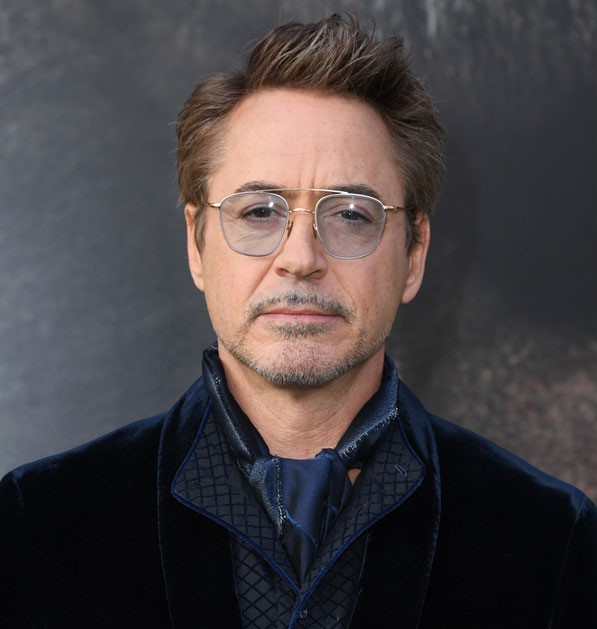
#> input picture img1.jpg, 597 x 629 px
$ jupyter execute 'task 4.2.ipynb'
#> lines starting #> are read from the running program, lines starting #| are printed output that depends on the picture
[cell 1]
import cv2

[cell 2]
photo1=cv2.imread("img1.jpg")
#> photo1 is the input picture: shape (629, 597, 3); mean B, G, R 67.1, 65, 71.2
photo2=cv2.imread("img2.jpg")
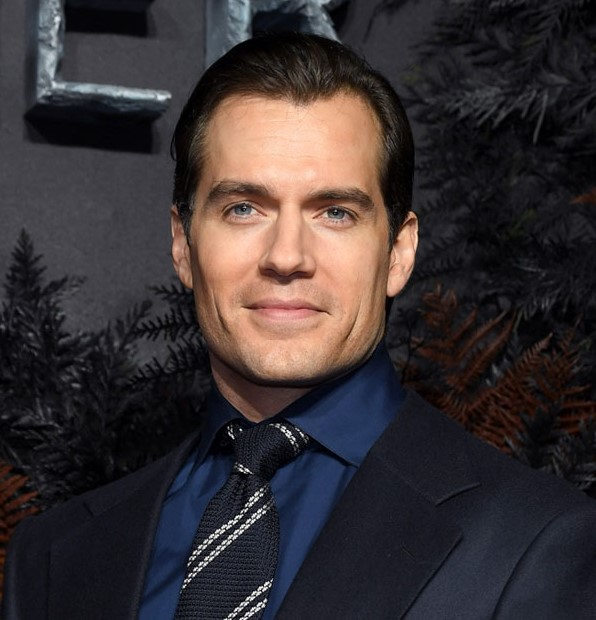
#> input picture img2.jpg, 596 x 620 px
#> photo2 is the input picture: shape (620, 596, 3); mean B, G, R 50.9, 49, 56.4

[cell 3]
photo1.shape
photo2.shape
#> Out = (620, 596, 3)

[cell 4]
#See image
cv2.imshow("srk1",photo1)
cv2.waitKey()
cv2.destroyAllWindows()

[cell 5]
#See image
cv2.imshow("srk2",photo2)
cv2.waitKey()
cv2.destroyAllWindows()

[cell 6]
# Load the model to detect face
model = cv2.CascadeClassifier('haarcascade_frontalface_default.xml')

[cell 7]
# Detect faces
faces1 = model.detectMultiScale(photo1)
#> faces1 = [[163, 109, 283, 283]]

[cell 8]
faces1
#> Out = [[163, 109, 283, 283]]

[cell 9]
# Detect faces
faces2 = model.detectMultiScale(photo2)
#> faces2 = [[162, 107, 258, 258]]

[cell 10]
faces2
#> Out = [[162, 107, 258, 258]]

[cell 11]
x1=faces1[0][0]
#> x1 = 163
y1=faces1[0][1]
#> y1 = 109
x2=x1+300
#> x2 = 463
y2=y1+300
#> y2 = 409
model_pic1 = photo1[y1:y2,x1:x2].copy()
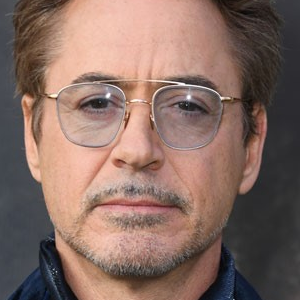
#> model_pic1: shape (300, 300, 3); mean B, G, R 99, 108, 134.6

cv2.imshow("crop1",model_pic1)
cv2.waitKey()
cv2.destroyAllWindows()

[cell 12]
_x1=faces2[0][0]
_y1=faces2[0][1]
_x2=_x1+300
_y2=_y1+300
model_pic2 = photo2[_y1:_y2,_x1:_x2].copy()
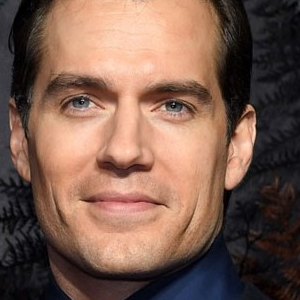
#> model_pic2: shape (300, 300, 3); mean B, G, R 78.8, 92.3, 122.4

cv2.imshow("crop2",model_pic2)
cv2.waitKey()
cv2.destroyAllWindows()

[cell 13]
photo1[y1:y2,x1:x2]=model_pic2
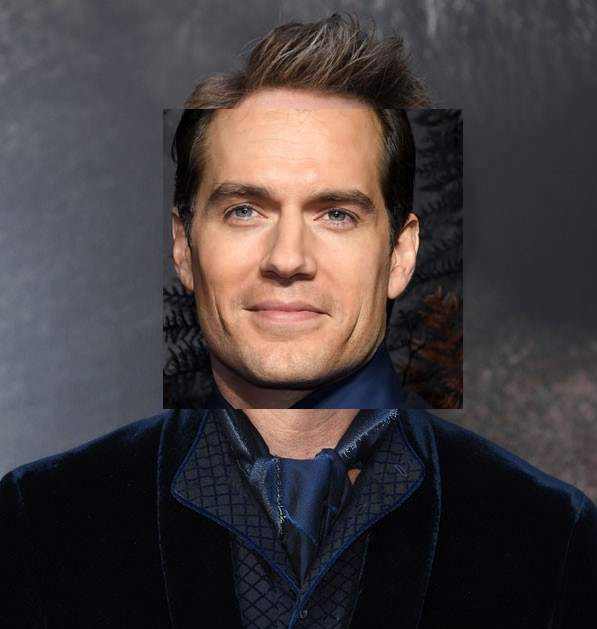
#> photo1: shape (629, 597, 3); mean B, G, R 62.2, 61.3, 68.2
cv2.imshow("crop1",photo1)
cv2.waitKey()
cv2.destroyAllWindows()

[cell 14]
photo2[_y1:_y2,_x1:_x2]=model_pic1
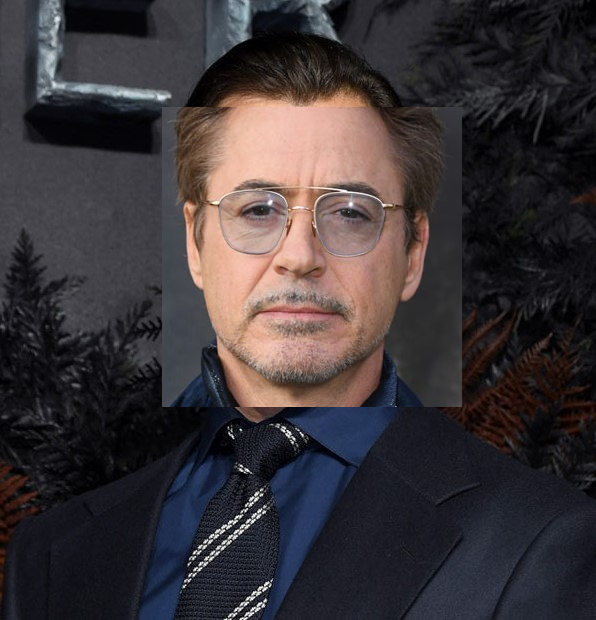
#> photo2: shape (620, 596, 3); mean B, G, R 55.8, 52.8, 59.4
cv2.imshow("crop2",photo2)
cv2.waitKey()
cv2.destroyAllWindows()

[cell 15]
cv2.imwrite('crop1.jpg',photo1)
#> Out = True

[cell 16]
cv2.imwrite('crop2.jpg',photo2)
#> Out = True
